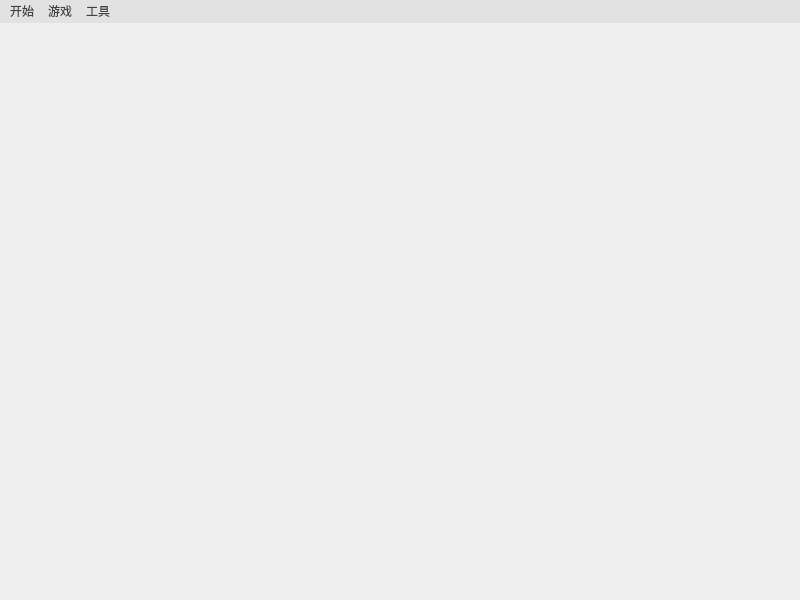
<?xml version="1.0" encoding="UTF-8"?>
<ui version="4.0">
 <class>MainScene</class>
 <widget class="QMainWindow" name="MainScene">
  <property name="geometry">
   <rect>
    <x>0</x>
    <y>0</y>
    <width>800</width>
    <height>600</height>
   </rect>
  </property>
  <property name="windowTitle">
   <string>MainScene</string>
  </property>
  <widget class="QWidget" name="centralwidget"/>
  <widget class="QMenuBar" name="menubar">
   <property name="geometry">
    <rect>
     <x>0</x>
     <y>0</y>
     <width>800</width>
     <height>30</height>
    </rect>
   </property>
   <property name="styleSheet">
    <string notr="true">font: 700 12pt &quot;Microsoft YaHei UI&quot;;
background-color: rgba(217, 217, 217, 150);
color: rgb(66, 66, 66);</string>
   </property>
   <widget class="QMenu" name="menu">
    <property name="title">
     <string>开始</string>
    </property>
    <addaction name="actionquit"/>
    <addaction name="actionsave"/>
   </widget>
   <widget class="QMenu" name="menu_2">
    <property name="title">
     <string>游戏</string>
    </property>
    <widget class="QMenu" name="menu_4">
     <property name="title">
      <string>自建游戏地图</string>
     </property>
     <addaction name="actionstartingPoint"/>
     <addaction name="actiondestination"/>
    </widget>
    <addaction name="menu_4"/>
    <addaction name="actioninstruction"/>
   </widget>
   <widget class="QMenu" name="menu_3">
    <property name="title">
     <string>工具</string>
    </property>
   </widget>
   <addaction name="menu"/>
   <addaction name="menu_2"/>
   <addaction name="menu_3"/>
  </widget>
  <action name="actionquit">
   <property name="text">
    <string>退出</string>
   </property>
  </action>
  <action name="actionsave">
   <property name="text">
    <string>保存</string>
   </property>
  </action>
  <action name="actioninstruction">
   <property name="text">
    <string>说明</string>
   </property>
  </action>
  <action name="actionstartingPoint">
   <property name="text">
    <string>起点建图</string>
   </property>
   <property name="iconText">
    <string>起点建图</string>
   </property>
  </action>
  <action name="actiondestination">
   <property name="text">
    <string>终点建图</string>
   </property>
  </action>
 </widget>
 <resources/>
 <connections/>
</ui>
